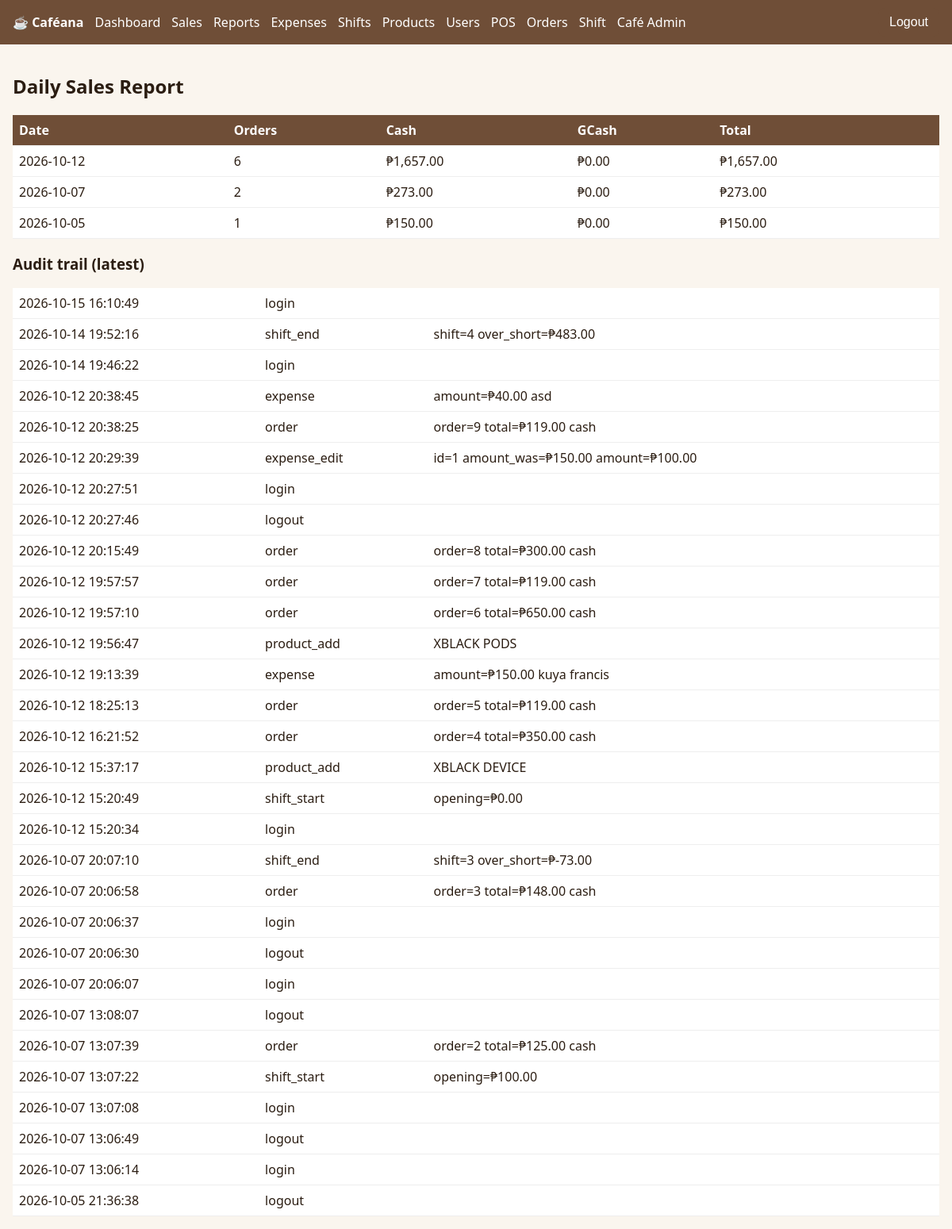
Page /admin/reports (signed in) on the earlier database version.
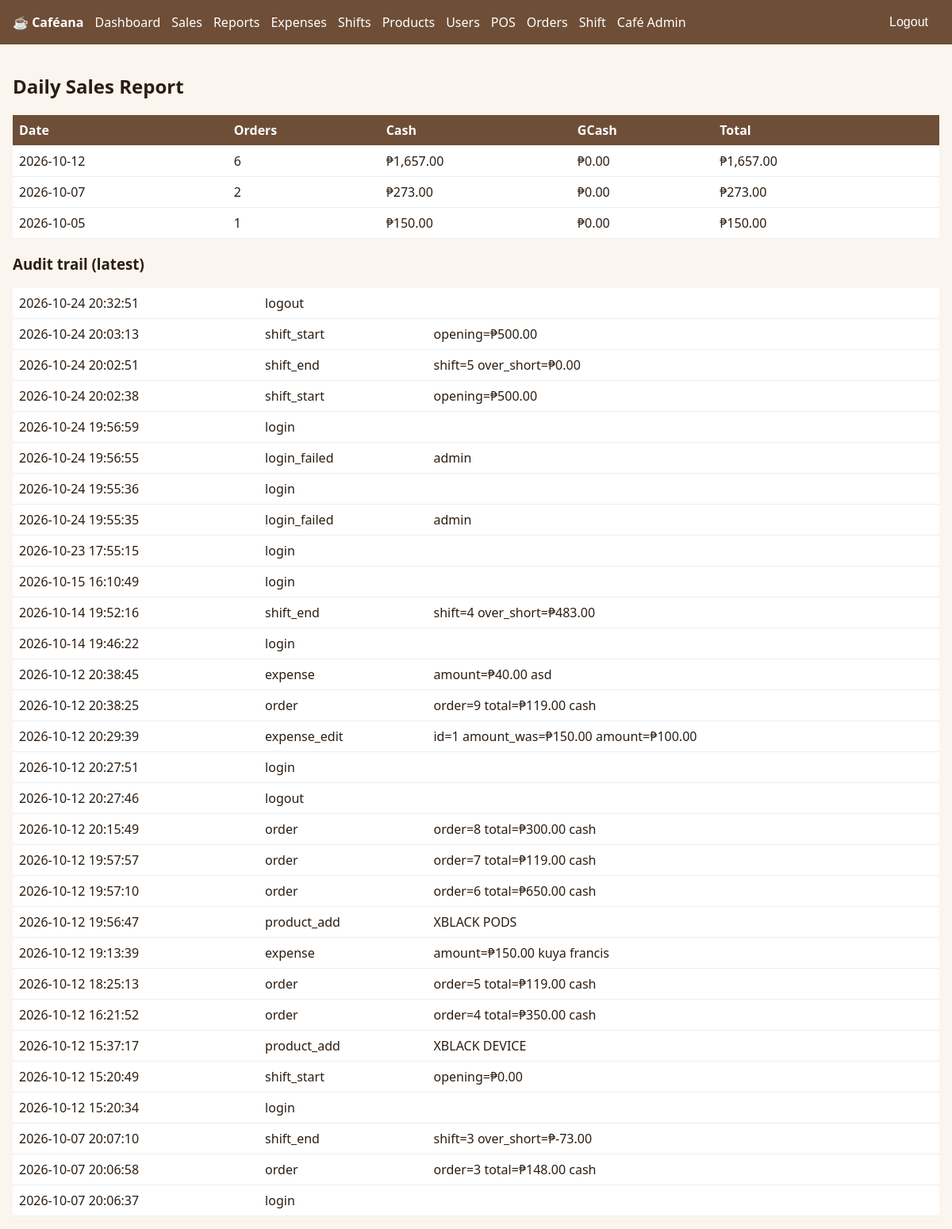
Same page on the later database version.
### tables this page shows
CREATE TABLE audit_logs(id INTEGER PRIMARY KEY,user_id INTEGER REFERENCES users(id),action TEXT NOT NULL,detail TEXT,created_at TEXT NOT NULL DEFAULT(datetime('now','localtime')));

### app.py (the view)
@app.route("/admin/reports")
@admin_required
def reports():
    rows = [[r["d"], r["n"], peso(r["cash"]), peso(r["gc"]), peso(r["t"])] for r in q("SELECT date(o.created_at) d,COUNT(DISTINCT o.id) n,SUM(CASE WHEN p.method='cash' THEN p.amount ELSE 0 END) cash,SUM(CASE WHEN p.method='gcash' THEN p.amount ELSE 0 END) gc,SUM(p.amount) t FROM orders o JOIN payments p ON p.order_id=o.id GROUP BY d ORDER BY d DESC LIMIT 90")]
    audit = [[a["created_at"], a["action"], pretty(a["detail"])] for a in q("SELECT * FROM audit_logs ORDER BY id DESC LIMIT 30")]
    return render_template("table.html", title="Daily Sales Report", headers=["Date", "Orders", "Cash", "GCash", "Total"], rows=rows, audit=audit)

### app.py (called while the page is built)
def db():
    if "db" not in g:
        g.db = sqlite3.connect(DB); g.db.row_factory = sqlite3.Row
        g.db.execute("PRAGMA foreign_keys=ON"); g.db.execute("PRAGMA busy_timeout=5000")
    return g.db

@app.teardown_appcontext
def _close(e):
    d = g.pop("db", None)
    if d: d.close()

def q(sql, a=()): return db().execute(sql, a).fetchall()

def q1(sql, a=()): return db().execute(sql, a).fetchone()

@app.template_filter("peso")
def peso(c): return "₱{:,.2f}".format((c or 0) / 100)

def pretty(t):  # show cents in the audit trail as pesos, e.g. 11900 -> ₱119.00
    return re.sub(r"\b((?:total|amount|opening|over_short|discount)(?:_was)?)=(-?\d+)", lambda m: f"{m[1]}=₱{int(m[2]) / 100:,.2f}", t or "")

@app.before_request
def load():
    g.user = None
    if session.get("uid"):
        g.user = q1("SELECT * FROM users WHERE id=? AND status='active'", (session["uid"],))
        if not g.user: session.clear()
    if request.method == "POST":
        t = request.form.get("csrf") or request.headers.get("X-CSRF") or ""
        if not secrets.compare_digest(t, session.get("csrf", "")): abort(400)

### templates/table.html (shortened to what this page needs)
{% extends "base.html" %}{% block body %}
<h2>{{ title }}</h2>
 {% if headers %}
<div style="overflow-x: auto">
  <table>
    <tr>
      {% for h in headers %}
      <th>{{ h }}</th>
      {% endfor %}
      <th></th>
    </tr>
    {% for r in rows %}
    <tr>
      {% for c in r[:headers|length] %}
      <td>{{ c }}</td>
      {% endfor %}
      <td>
      </td>
    </tr>
    {% else %}
    <tr>
      <td colspan="9">No records.</td>
    </tr>
    {% endfor %}
  </table>
</div>
{% endif %} {% if audit %}
<h3>Audit trail (latest)</h3>
<table>
  {% for a in audit %}
  <tr>
    <td>{{ a[0] }}</td>
    <td>{{ a[1] }}</td>
    <td>{{ a[2] }}</td>
  </tr>
  {% endfor %}
</table>
{% endif %}{% endblock %}

Differences in the rows shown:
no longer on this page (row unchanged): audit_logs: created_at "2026-10-07 20:06:30", action "logout"
no longer on this page (row unchanged): audit_logs: created_at "2026-10-07 20:06:07", action "login"
no longer on this page (row unchanged): audit_logs: created_at "2026-10-07 13:08:07", action "logout"
no longer on this page (row unchanged): audit_logs: created_at "2026-10-07 13:07:39", action "order", action "order=2 total=₱125.00 cash"
no longer on this page (row unchanged): audit_logs: created_at "2026-10-07 13:07:22", action "shift_start", a "opening=₱100.00"
no longer on this page (row unchanged): audit_logs: created_at "2026-10-07 13:07:08", action "login"
no longer on this page (row unchanged): audit_logs: created_at "2026-10-07 13:06:49", action "logout"
no longer on this page (row unchanged): audit_logs: created_at "2026-10-07 13:06:14", action "login"
no longer on this page (row unchanged): audit_logs: created_at "2026-10-05 21:36:38", action "logout"
added audit_logs: created_at "2026-10-24 20:32:51", action "logout"
added audit_logs: created_at "2026-10-24 20:03:13", action "shift_start", a "opening=₱500.00"
added audit_logs: created_at "2026-10-24 20:02:51", action "shift_end", a "shift=5 over_short=₱0.00"
added audit_logs: created_at "2026-10-24 20:02:38", action "shift_start", a "opening=₱500.00"
added audit_logs: created_at "2026-10-24 19:56:59", action "login"
added audit_logs: created_at "2026-10-24 19:56:55", action "login_failed", detail "admin"
added audit_logs: created_at "2026-10-24 19:55:36", action "login"
added audit_logs: created_at "2026-10-24 19:55:35", action "login_failed", detail "admin"
added audit_logs: created_at "2026-10-23 17:55:15", action "login"
